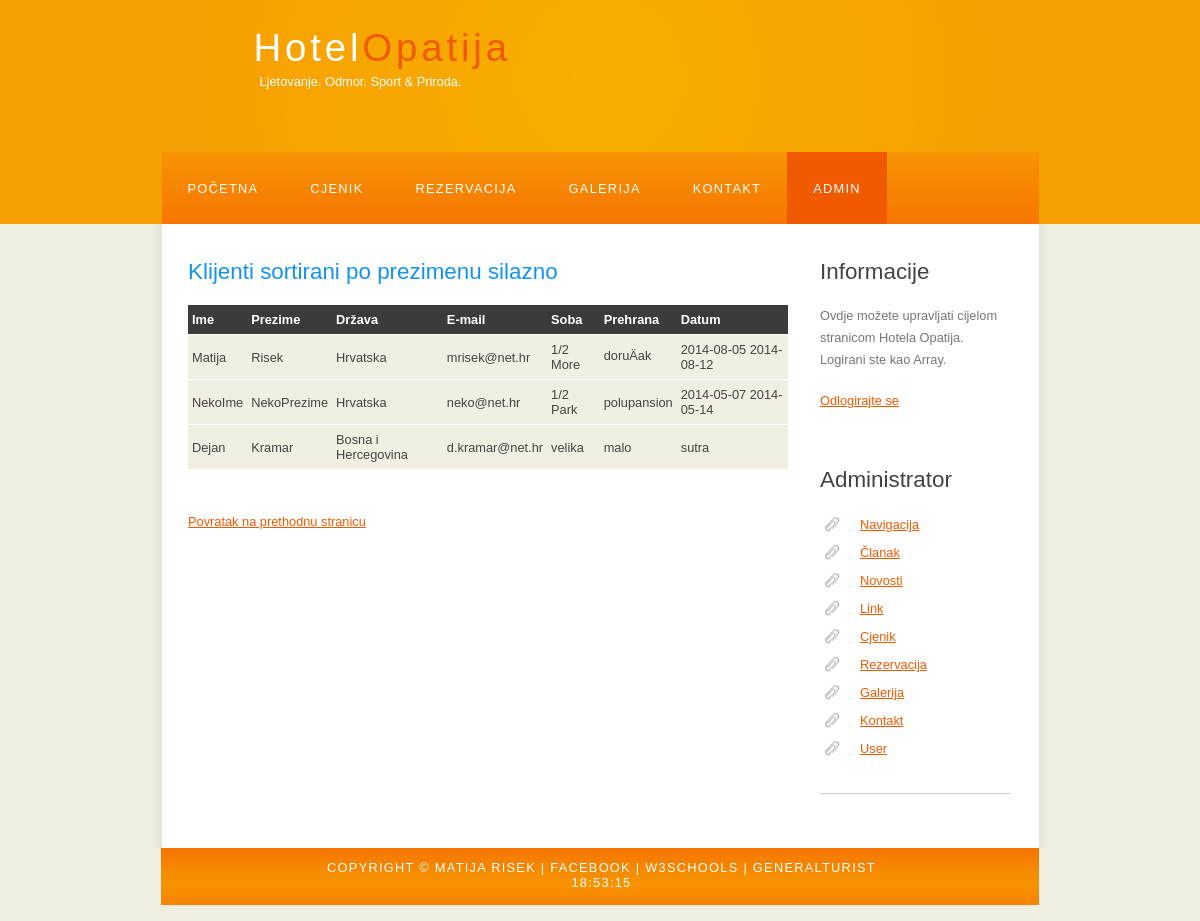
The app's page /sortirajKlijenteSilazno.php (signed in) with its own data.
### tables this page shows
CREATE TABLE IF NOT EXISTS `Klijent` (
  `idKlijent` int(11) NOT NULL AUTO_INCREMENT,
  `imeKlijent` varchar(255) NOT NULL,
  `prezimeKlijent` varchar(255) NOT NULL,
  `drzavaKlijent` varchar(255) NOT NULL,
  `emailKlijent` varchar(255) NOT NULL,
  `sobaKlijent` varchar(255) NOT NULL,
  `prehranaKlijent` varchar(255) NOT NULL,
  `datumKlijent` text NOT NULL,
  PRIMARY KEY (`idKlijent`)
);

### sortirajKlijenteSilazno.php (the view, shortened to what this page needs)
<!DOCTYPE HTML>
<html>
<head>
    <link rel="stylesheet" type="text/css" href="style/style.css" title="style" />
</head>
<body onload="startTime()">
    <div id="main">
        <div id="header">
            <div id="logo">
                <div id="logo_text">
                    <h1><a href="index.php">Hotel<span class="logo_colour">Opatija</span></a></h1>
                    <h2>Ljetovanje. Odmor. Sport & Priroda.</h2>
                </div>
            </div>
            <div id="menubar">
                <ul id="menu">
                    <li><a href="index.php">Početna</a></li>
                    <li><a href="cjenik.php">Cjenik</a></li>
                    <li><a href="rezervacija.php">Rezervacija</a></li>
                    <li><a href="galerija.php">Galerija</a></li>
                    <li> <a href="kontakt.php">Kontakt</a></li>
					<li class="selected"><a href="administrator.php">Admin</a></li>
                </ul>
            </div>
        </div>
        <div id="site_content">
            <div class="sidebar">
				<?php
					echo "<h3>Informacije</h3>";
					echo "<p>";
					echo "Ovdje možete upravljati cijelom stranicom Hotela Opatija.<br>";
					echo "Logirani ste kao {$_SESSION['username']}.<br>";
					echo '<p><a href="?action=logOut">Odlogirajte se</a></p>';
					echo "<p>";
				?>
                <h3>Administrator</h3>
                <ul>
					<li><a href="adminNavigacija.php">Navigacija</a></li>
                    <li><a href="adminClanak.php">Članak</a></li>
                    <li><a href="adminNovosti.php">Novosti</a></li>
                    <li><a href="adminLink.php">Link</a></li>
					<li><a href="adminCjenik.php">Cjenik</a></li>
                    <li><a href="adminRezervacija.php">Rezervacija</a></li>
                    <li><a href="adminGalerija.php">Galerija</a></li>
                    <li><a href="adminKontakt.php">Kontakt</a></li>
					<li><a href="adminUser.php">User</a></li>
                </ul>
                <hr />
            </div>
			<div id="content">
<h2>Klijenti sortirani po prezimenu silazno</h2>
<?php
$sql="SELECT * FROM Klijent ORDER BY prezimeKlijent DESC";
$records=mysql_query($sql);
?>
<table width="600" border="0" cellpadding="0" cellspacing="0">
<tr>
<th>Ime</th>
<th>Prezime</th>
<th>Država</th>
<th>E-mail</th>
<th>Soba</th>
<th>Prehrana</th>
<th>Datum</th>
</tr>
<?php
while($cijena=mysql_fetch_assoc($records)){
	echo "<tr>";
	echo "<td>".$cijena['imeKlijent']."</td>";
	echo "<td>".$cijena['prezimeKlijent']."</td>";
	echo "<td>".$cijena['drzavaKlijent']."</td>";
	echo "<td>".$cijena['emailKlijent']."</td>";
	echo "<td>".$cijena['sobaKlijent']."</td>";
	echo "<td>".$cijena['prehranaKlijent']."</td>";
	echo "<td>".$cijena['datumKlijent']."</td>";
	echo "</tr>";
}
?>
</table>
<br><a href='http://iws.mev.hr/mrisek/adminRezervacija.php'>Povratak na prethodnu stranicu</a>
            </div>
        </div>
        <div id="footer">
            Copyright &copy; Matija Risek | <a href="https://www.facebook.com/matija.risek">Facebook</a> | <a href="http://www.w3schools.com/">W3Schools</a> | <a href="http://www.general-turist.com/">GeneralTurist</a><div id="txt"></div>
        </div>
    </div>
</body>
</html>

### style/style.css (style rules this page uses)
html { height: 100%; }
* { margin: 0; padding: 0; }
body { font: normal .80em 'trebuchet ms', arial, sans-serif; background: #F0EFE2; color: #777; }
p { padding: 0 0 20px 0; line-height: 1.7em; }
hr { display: block; height: 1px; border: 0; border-top: 1px solid #ccc; margin: 1em 0; padding: 0; }
h1, h2, h3, h4, h5, h6 { font: normal 175% 'century gothic', arial, sans-serif; color: #43423F; margin: 0 0 15px 0; padding: 15px 0 5px 0; }
h2 { font: normal 175% 'century gothic', arial, sans-serif; color: #1293EE; }
a, a:hover { outline: none; text-decoration: underline; color: #F05A00; }
ul { margin: 2px 0 22px 17px; }
ul li { list-style-type: circle; margin: 0 0 6px 0; padding: 0 0 4px 5px; }
#main, #logo, #menubar, #site_content, #footer { margin-left: auto; margin-right: auto; }
#header { background: #f79f00; height: 240px; }
#logo { width: 825px; position: relative; height: 168px; margin-top: -16px; background: url(logo.png) no-repeat; }
#logo #logo_text { position: absolute; top: 20px; left: 0; }
#logo h1, #logo h2 { font: normal 300% 'century gothic', arial, sans-serif; border-bottom: 0; text-transform: none; margin: 0; margin-left: 66px; }
#logo_text h1, #logo_text h1 a, #logo_text h1 a:hover { padding: 22px 0 0 0; color: #FFF; letter-spacing: 0.1em; text-decoration: none; }
#logo_text h1 a .logo_colour { color: #F05A00; }
#logo_text h2 { font-size: 100%; padding: 4px 0 0 0; color: #FFF; margin-left: 72px; }
#menubar { width: 877px; height: 72px; padding: 0; background: url(menu.png) repeat-x; }
ul#menu, ul#menu li { float: left; margin: 0; padding: 0; }
ul#menu li { list-style: none; }
ul#menu li a { letter-spacing: 0.1em; font: normal 100% 'lucida sans unicode', arial, sans-serif; display: block; float: left; height: 37px; padding: 29px 26px 6px 26px; text-align: center; color: #FFF; text-transform: uppercase; text-decoration: none; background: transparent; }
ul#menu li a:hover, ul#menu li.selected a, ul#menu li.selected a:hover { color: #FFF; background: url(menu_select.png) repeat-x; }
#site_content { width: 837px; overflow: hidden; margin: 0 auto 0 auto; padding: 20px 24px 20px 37px; background: #FFF url(content.png) repeat-y; }
.sidebar { float: right; width: 190px; padding: 0 15px 20px 15px; }
.sidebar ul { width: 178px; padding: 4px 0 0 0; margin: 4px 0 30px 0; }
.sidebar li { list-style: none; padding: 0 0 7px 0; }
.sidebar li a, .sidebar li a:hover { padding: 0 0 0 40px; display: block; background: transparent url(link.png) no-repeat left center; }
#content { text-align: left; width: 595px; padding: 0; }
#footer { width: 878px; font: normal 100% 'lucida sans unicode', arial, sans-serif; height: 40px; padding: 12px 5px 5px 5px; text-align: center; background: #29425E url(footer.png) repeat-x; color: #FFF; text-transform: uppercase; letter-spacing: 0.1em; width: 875px; padding-left: 3px; padding-right: 0px; }
#footer a { color: #FFF; text-decoration: none; }
table { margin: 10px 0 30px 0; }
table tr th, table tr td { background: #3B3B3B; color: #FFF; padding: 7px 4px; text-align: left; }
table tr td { background: #F0EFE2; color: #47433F; border-top: 1px solid #FFF; }

### records on screen
klijent: imeKlijent "Matija", prezimeKlijent "Risek", drzavaKlijent "Hrvatska", emailKlijent "mrisek@net.hr", sobaKlijent "1/2 More", prehranaKlijent "doruÄak", datumKlijent "2014-08-05 2014-08-12"
klijent: imeKlijent "NekoIme", prezimeKlijent "NekoPrezime", drzavaKlijent "Hrvatska", emailKlijent "neko@net.hr", sobaKlijent "1/2 Park", prehranaKlijent "polupansion", datumKlijent "2014-05-07 2014-05-14"
klijent: imeKlijent "Dejan", prezimeKlijent "Kramar", drzavaKlijent "Bosna i Hercegovina", emailKlijent "d.kramar@net.hr", sobaKlijent "velika", prehranaKlijent "malo", datumKlijent "sutra"

### other values on screen
$_SESSION['username'] "Array"
